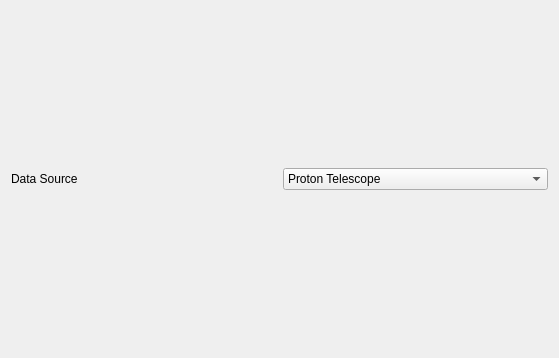
<?xml version="1.0" encoding="UTF-8"?>
<ui version="4.0">
 <class>Form</class>
 <widget class="QWidget" name="Form">
  <property name="geometry">
   <rect>
    <x>0</x>
    <y>0</y>
    <width>559</width>
    <height>358</height>
   </rect>
  </property>
  <property name="windowTitle">
   <string>Form</string>
  </property>
  <layout class="QGridLayout" name="gridLayout">
   <item row="1" column="0">
    <widget class="QLabel" name="label">
     <property name="text">
      <string>Data Source</string>
     </property>
    </widget>
   </item>
   <item row="1" column="1">
    <widget class="QComboBox" name="cbSource">
     <item>
      <property name="text">
       <string>Proton Telescope</string>
      </property>
     </item>
     <item>
      <property name="text">
       <string>Electron Telescope</string>
      </property>
     </item>
     <item>
      <property name="text">
       <string>Proton Omnidirectional</string>
      </property>
     </item>
    </widget>
   </item>
  </layout>
 </widget>
 <resources/>
 <connections>
  <connection>
   <sender>cbSource</sender>
   <signal>currentIndexChanged(int)</signal>
   <receiver>Form</receiver>
   <slot>onSourceChange()</slot>
   <hints>
    <hint type="sourcelabel">
     <x>434</x>
     <y>177</y>
    </hint>
    <hint type="destinationlabel">
     <x>527</x>
     <y>40</y>
    </hint>
   </hints>
  </connection>
 </connections>
 <slots>
  <slot>onSourceChange()</slot>
 </slots>
</ui>
